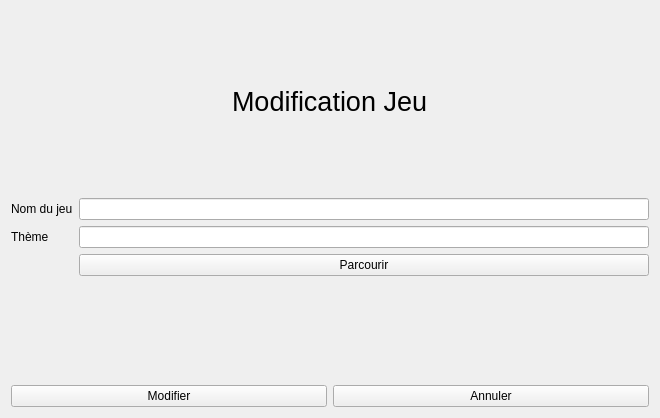
<?xml version="1.0" encoding="UTF-8"?>
<ui version="4.0">
 <class>formModifierJeu</class>
 <widget class="QWidget" name="formModifierJeu">
  <property name="geometry">
   <rect>
    <x>0</x>
    <y>0</y>
    <width>660</width>
    <height>418</height>
   </rect>
  </property>
  <property name="windowTitle">
   <string>Form</string>
  </property>
  <layout class="QGridLayout" name="gridLayout">
   <item row="2" column="2">
    <layout class="QFormLayout" name="formLayout">
     <item row="0" column="0">
      <widget class="QLabel" name="label_2">
       <property name="text">
        <string>Nom du jeu</string>
       </property>
      </widget>
     </item>
     <item row="0" column="1">
      <widget class="QLineEdit" name="lineEdit"/>
     </item>
     <item row="1" column="0">
      <widget class="QLabel" name="label_3">
       <property name="text">
        <string>Thème</string>
       </property>
      </widget>
     </item>
     <item row="1" column="1">
      <widget class="QLineEdit" name="lineEdit_2"/>
     </item>
     <item row="2" column="1">
      <widget class="QPushButton" name="pushButton">
       <property name="text">
        <string>Parcourir</string>
       </property>
      </widget>
     </item>
    </layout>
   </item>
   <item row="3" column="2">
    <layout class="QHBoxLayout" name="horizontalLayout">
     <property name="topMargin">
      <number>0</number>
     </property>
     <item>
      <widget class="QPushButton" name="pushButton_2">
       <property name="text">
        <string>Modifier</string>
       </property>
      </widget>
     </item>
     <item>
      <widget class="QPushButton" name="pushButton_3">
       <property name="text">
        <string>Annuler</string>
       </property>
      </widget>
     </item>
    </layout>
   </item>
   <item row="0" column="2" alignment="Qt::AlignHCenter">
    <widget class="QLabel" name="label">
     <property name="font">
      <font>
       <pointsize>20</pointsize>
      </font>
     </property>
     <property name="text">
      <string>Modification Jeu</string>
     </property>
    </widget>
   </item>
  </layout>
 </widget>
 <resources/>
 <connections/>
</ui>
